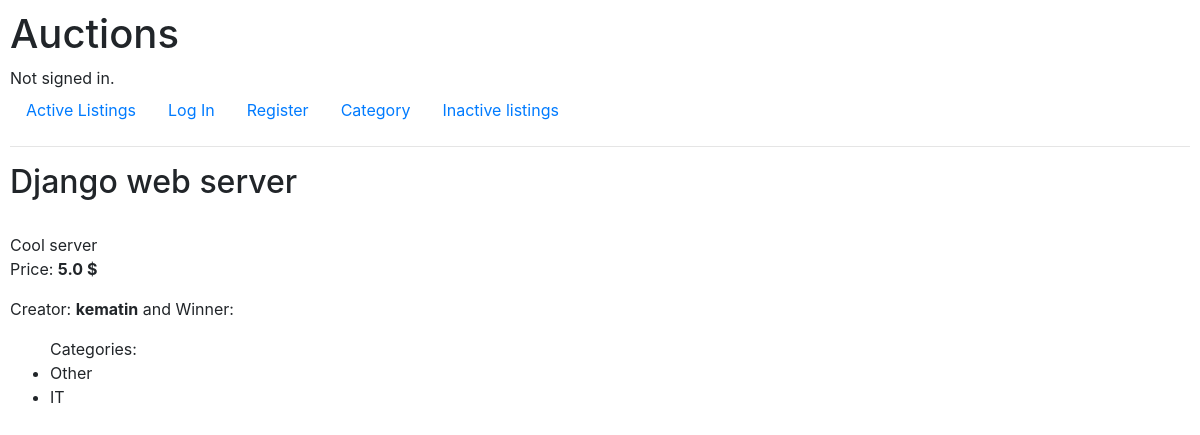
Page /inactive/10 on the earlier database version.
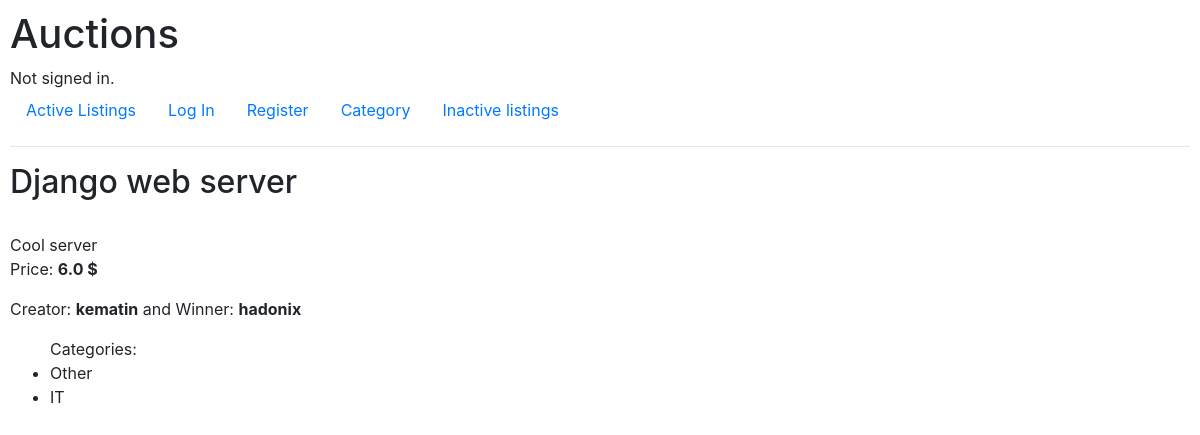
Same page on the later database version.
### auctions/models.py (models this page shows, shortened)
class Listing(models.Model):
    name = models.CharField(max_length=20)
    description = models.TextField(max_length=500)
    cost = models.FloatField()
    image_url = models.URLField(blank=True)
    category_names = models.ManyToManyField(Category, blank=True, related_name="category")
    creator = models.ForeignKey(User, on_delete=models.CASCADE, related_name="creator")
    winner = models.CharField(max_length=150, blank=True)
    temporary_winner = models.CharField(max_length=150, blank=True)

class User(AbstractUser):
    pass

class Category(models.Model):
    name = models.CharField(max_length=25)
    def __str__(self):
        return self.name

### auctions/views.py (the view)
# urls.py: path("inactive/<int:listing_id>", views.inactive_listing, name="inactive_listing"),
def inactive_listing(request, listing_id):
    listing = Listing.objects.all().get(id=listing_id)
    categories = listing.category_names.all()
    context = {"listing": listing, "categories": categories}
    return render(request, "auctions/inactive_listing.html", context)

### templates/auctions/inactive_listing.html (shortened to what this page needs)
{% extends "auctions/layout.html" %}
{% block body %}
    <h2> {{ listing.name }}</h2>
    <div class="about_listing">
        <br>{{ listing.description }}
        <p>Price: <strong>{{ listing.cost }} $</strong></p>
        <p>Creator: <strong>{{ listing.creator }}</strong> and
        Winner: <strong>{{ listing.winner }}</strong></p>
        <p>
            <ul> Categories:
                {% for category in categories %}
                    <li> {{ category }}</li>
                {% empty %}
                    <li>No categories :[</li>
                {% endfor %}
            </ul>
        </p>
    </div>
{% endblock %}

### templates/auctions/layout.html (shortened to what this page needs)
{% load static %}
<!DOCTYPE html>
<html lang="en">
    <head>
        <link rel="stylesheet" href="https://stackpath.bootstrapcdn.com/bootstrap/4.4.1/css/bootstrap.min.css">
        <link href="{% static 'auctions/styles.css' %}" rel="stylesheet">
    </head>
    <body>
        <h1>Auctions</h1>
        <div>
            {% if user.is_authenticated %}
                Signed in as <strong>{{ user.username }}</strong>.
            {% else %}
                Not signed in.
            {% endif %}
        </div>
        <ul class="nav">
            <li class="nav-item">
                <a class="nav-link" href="{% url 'index' %}">Active Listings</a>
            </li>
            {% if user.is_authenticated %}
                <li class="nav-item">
                    <a class="nav-link" href="{% url 'logout' %}">Log Out</a>
                </li>
                <li class="nav-item">
                    <a class="nav-link" href="{% url 'watchlist' %}">Watchlist</a>
                </li>
                <li class="nav-item">
                    <a class="nav-link" href="{% url 'won' %}">Won listing</a>
                </li>
                <li class="nav-item">
                    <a class="nav-link" href="{% url 'create' %}">Create listing</a>
                </li>
                <li class="nav-item">
                    <a class="nav-link" href="{% url 'category' %}">Category</a>
                </li>
                <li class="nav-item">
                    <a class="nav-link" href="{% url 'inactive' %}">Inactive listings</a>
                </li>
            {% else %}
                <li class="nav-item">
                    <a class="nav-link" href="{% url 'login' %}">Log In</a>
                </li>
                <li class="nav-item">
                    <a class="nav-link" href="{% url 'register' %}">Register</a>
                </li>
                <li class="nav-item">
                    <a class="nav-link" href="{% url 'category' %}">Category</a>
                </li>
                <li class="nav-item">
                    <a class="nav-link" href="{% url 'inactive' %}">Inactive listings</a>
                </li>
            {% endif %}
        </ul>
        <hr>
        {% block body %}
        {% endblock %}
    </body>
</html>

### static/auctions/styles.css (style rules this page uses)
body { padding: 10px; }

Differences in the rows shown:
changed Listing "Django web server": cost "5.0" → "6.0"; winner (not shown) → "hadonix"
